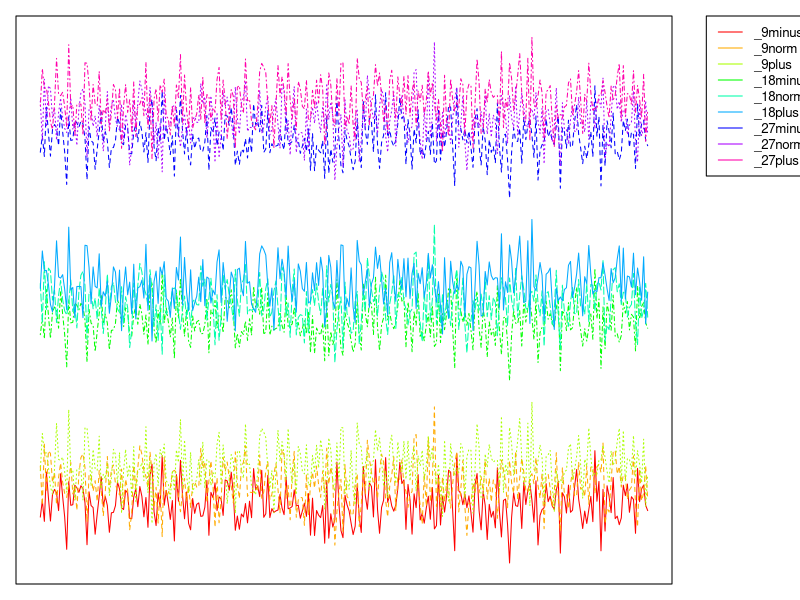
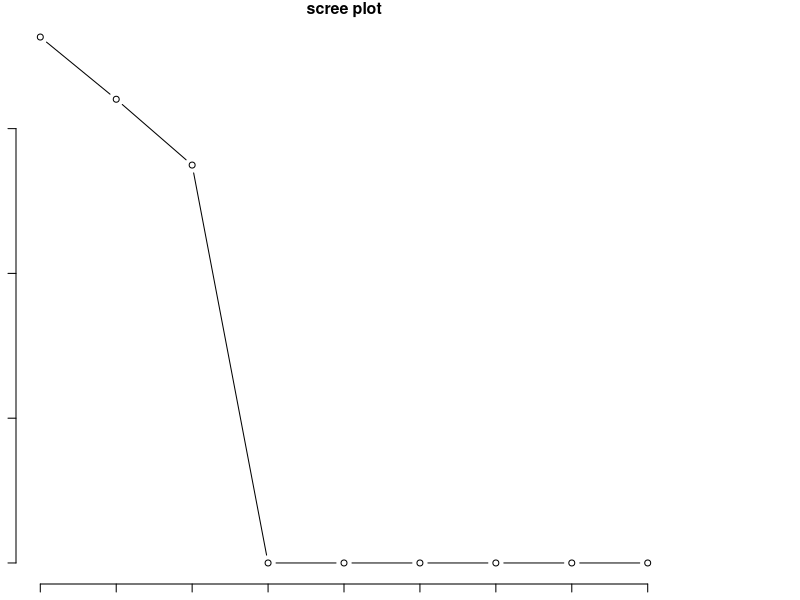
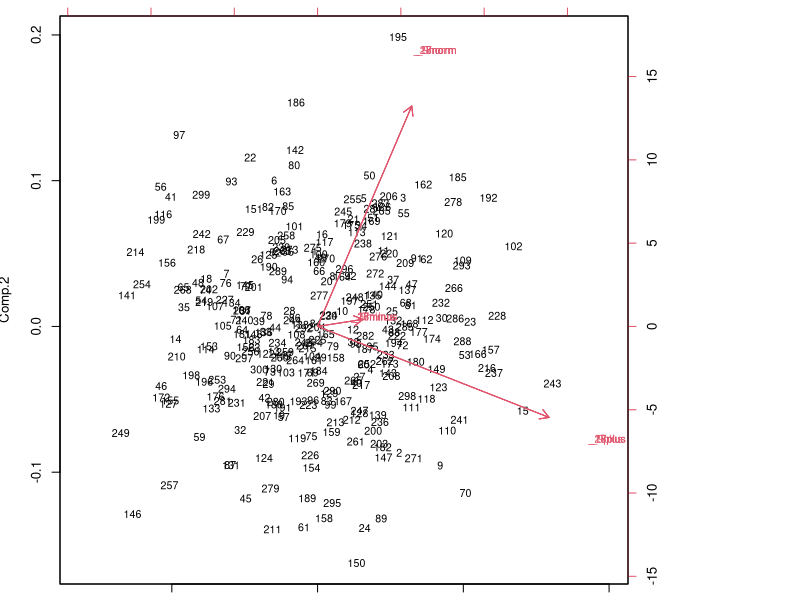
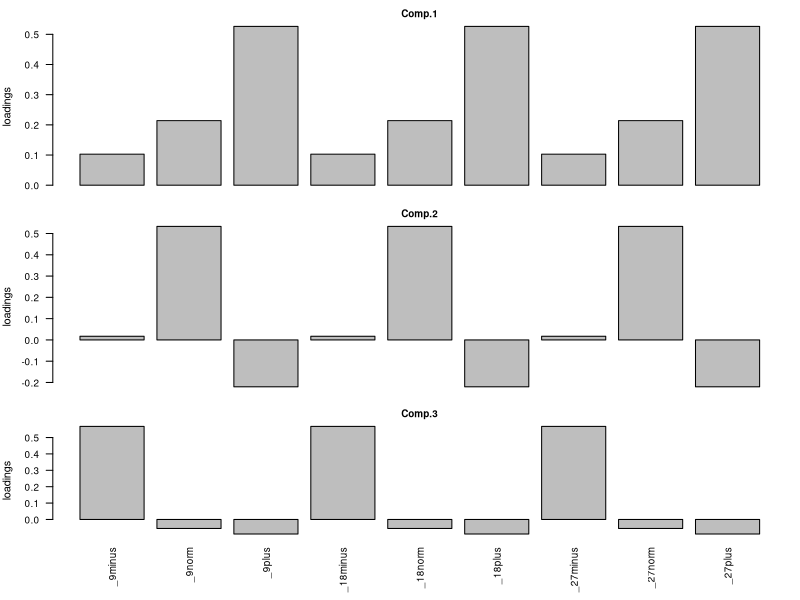

Write the R code that produced these figures, in order.
## ---- chunk 1
knitr::opts_chunk$set(echo = TRUE)
suppressWarnings(suppressPackageStartupMessages(library(knitr)))
suppressWarnings(suppressPackageStartupMessages(library(kableExtra)))
## ---- chunk 2
n <- 300
lapply(c(9,18,27), function(x){
  set.seed(1)
  cbind(
    rnorm(n,mean=x-1,sd=1),
    rnorm(n,mean=x,sd=1),
    rnorm(n,mean=x+1,sd=1)
  ) |> as.data.frame() |> setNames(nm=paste0("_",x,c("minus","norm","plus")))
}) |> do.call(what=cbind) -> data.set
## ---- chunk 3
data.set %>% kable(row.names = TRUE) %>%
  kable_styling("basic",full_width = FALSE) %>%
  scroll_box(height = "200px")
## ---- chunk 4
par(xpd=TRUE,mar=c(1,1,1,8),cex=0.8)
matplot(data.set,type="l",col=rainbow(ncol(data.set)),ylab="",xlab="",xaxt="n",yaxt="n")
legend("topright", inset=c(-0.22, 0),lty=1,legend=names(data.set),col=rainbow(ncol(data.set)))
## ---- chunk 5
data.pca <- princomp(data.set)
summary(data.pca) #Proportions of Variance
plot(data.pca,type='l',main='scree plot') #scree plot of eigenvalues
biplot(data.pca) #plot the component matrix graph
## ---- chunk 6
main.comp <- data.pca$loadings[,1:3]
# data.pca$scores[,1:3] #these are the scores of the first components 

par(mfrow=c(3,1),cex.axis=0.9,cex.main=0.9,las=2,mar=c(1,4,2,1))
barplot(unname(main.comp[,1]),main="Comp.1",ylab="loadings")
barplot(unname(main.comp[,2]),main="Comp.2",ylab="loadings")
par(mar=c(5,4,2,1))
barplot(main.comp[,3],main="Comp.3",ylab="loadings")
